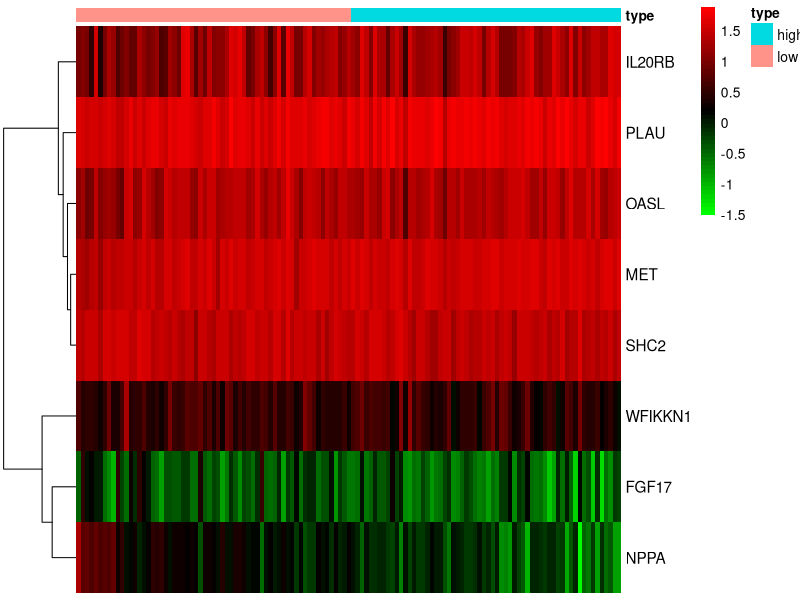
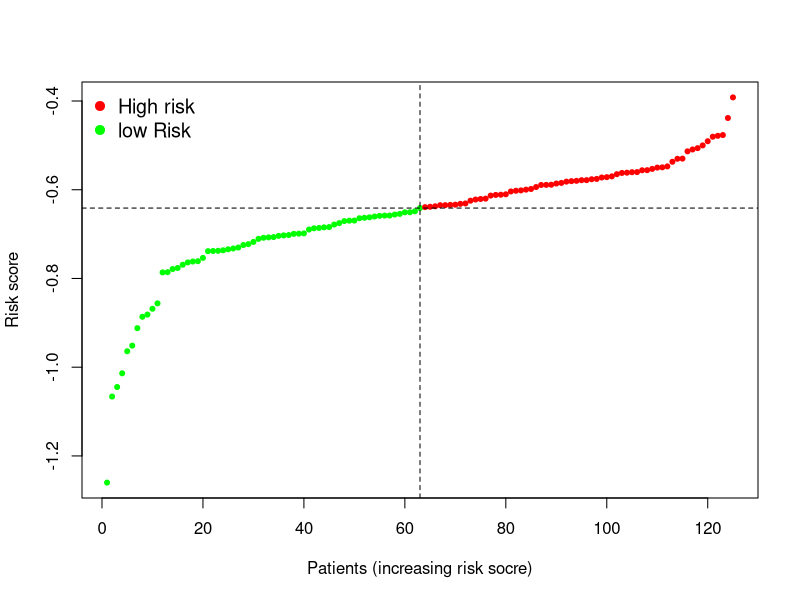
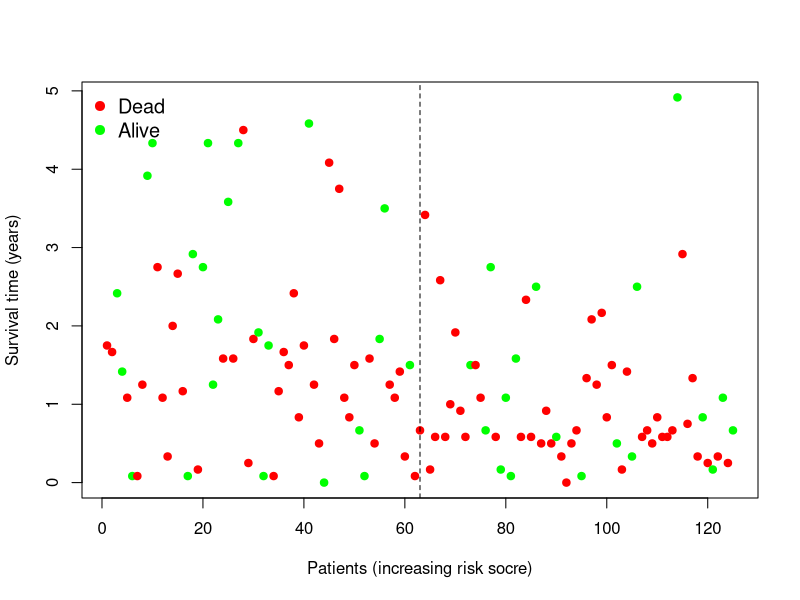

These figures' R source, in order:


#install.packages("pheatmap")

library(pheatmap)
#setwd("   ")             #设置工作目录
rt=read.table("GSE71729Risk.txt",sep="\t",header=T,row.names=1,check.names=F)       #读取输入文件
rt=rt[order(rt$riskScore),]                                     #按照riskScore对样品排序

#绘制风险曲线
riskClass=rt[,"risk"]
lowLength=length(riskClass[riskClass=="low"])
highLength=length(riskClass[riskClass=="high"])
line=rt[,"riskScore"]
line[line>10]=10
pdf(file="riskScore.pdf",width = 10,height = 4)
c=plot(line,
     type="p",
     pch=20,
     xlab="Patients (increasing risk socre)",
     ylab="Risk score",
     col=c(rep("green",lowLength),
           rep("red",highLength)))
abline(h=median(rt$riskScore),v=lowLength,lty=2)
legend("topleft", c("High risk", "low Risk"),bty="n",pch=19,col=c("red","green"),cex=1.2)


dev.off()

#绘制生存状态图
color=as.vector(rt$fustat)
color[color==1]="red"
color[color==0]="green"
pdf(file="survStat.pdf",width = 10,height = 4)
a=plot(rt$futime,
     pch=19,
     xlab="Patients (increasing risk socre)",
     ylab="Survival time (years)",
     col=color)
legend("topleft", c("Dead", "Alive"),bty="n",pch=19,col=c("red","green"),cex=1.2)
abline(v=lowLength,lty=2)

dev.off()

#绘制风险热图
rt1=rt[c(3:(ncol(rt)-2))]
rt1=log2(t(rt1)+0.001)
annotation=data.frame(type=rt[,ncol(rt)])
rownames(annotation)=rownames(rt)
pdf(file="heatmap.pdf",width = 10,height = 4)
b=pheatmap(rt1, 
         annotation=annotation, 
         cluster_cols = FALSE,
         fontsize_row=11,
         show_colnames = F,
         fontsize_col=3,
         color = colorRampPalette(c("green", "black", "red"))(50) )

dev.off()
